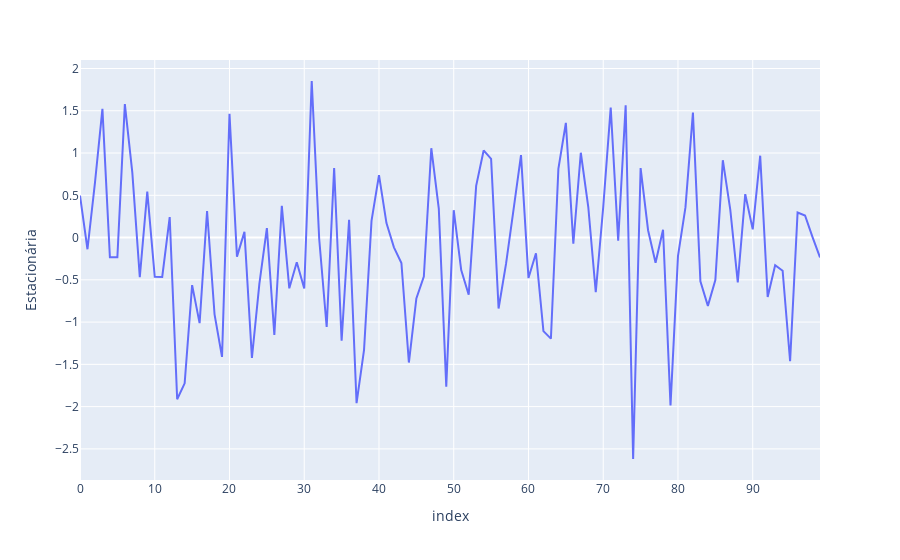

The notebook cell this image was saved under:
### Markdown cell above
### Plot da série

### Code cell
px.line(df, df.index, 'Estacionária')

### Figure 1 — Plotly figure (JSON) as saved in the notebook; plotly's stock layout.template omitted (floating-point values rounded to 4 significant figures)
{"data": [{"hovertemplate": "index=%{x}<br>Estacionária=%{y}<extra></extra>", "legendgroup": "", "line": {"color": "#636efa", "dash": "solid"}, "marker": {"symbol": "circle"}, "mode": "lines", "name": "", "orientation": "v", "showlegend": false, "type": "scatter", "x": [0, 1, 2, 3, 4, 5, 6, 7, 8, 9, 10, 11, 12, 13, 14, 15, 16, 17, 18, 19, 20, 21, 22, 23, 24, 25, 26, 27, 28, 29, 30, 31, 32, 33, 34, 35, 36, 37, 38, 39, 40, 41, 42, 43, 44, 45, 46, 47, 48, 49, 50, 51, 52, 53, 54, 55, 56, 57, 58, 59, 60, 61, 62, 63, 64, 65, 66, 67, 68, 69, 70, 71, 72, 73, 74, 75, 76, 77, 78, 79, 80, 81, 82, 83, 84, 85, 86, 87, 88, 89, 90, 91, 92, 93, 94, 95, 96, 97, 98, 99], "xaxis": "x", "y": [0.4967, -0.1383, 0.6477, 1.523, -0.2342, -0.2341, 1.579, 0.7674, -0.4695, 0.5426, -0.4634, -0.4657, 0.242, -1.913, -1.725, -0.5623, -1.013, 0.3142, -0.908, -1.412, 1.466, -0.2258, 0.06753, -1.425, -0.5444, 0.1109, -1.151, 0.3757, -0.6006, -0.2917, -0.6017, 1.852, -0.0135, -1.058, 0.8225, -1.221, 0.2089, -1.96, -1.328, 0.1969, 0.7385, 0.1714, -0.1156, -0.3011, -1.479, -0.7198, -0.4606, 1.057, 0.3436, -1.763, 0.3241, -0.3851, -0.6769, 0.6117, 1.031, 0.9313, -0.8392, -0.3092, 0.3313, 0.9755, -0.4792, -0.1857, -1.106, -1.196, 0.8125, 1.356, -0.07201, 1.004, 0.3616, -0.6451, 0.3614, 1.538, -0.03583, 1.565, -2.62, 0.8219, 0.08705, -0.299, 0.09176, -1.988, -0.2197, 0.3571, 1.478, -0.5183, -0.8085, -0.5018, 0.9154, 0.3288, -0.5298, 0.5133, 0.09708, 0.9686, -0.7021, -0.3277, -0.3921, -1.464, 0.2961, 0.2611, 0.005113, -0.2346], "yaxis": "y"}], "layout": {"legend": {"tracegroupgap": 0}, "margin": {"t": 60}, "xaxis": {"anchor": "y", "domain": [0, 1], "title": {"text": "index"}}, "yaxis": {"anchor": "x", "domain": [0, 1], "title": {"text": "Estacionária"}}}}
